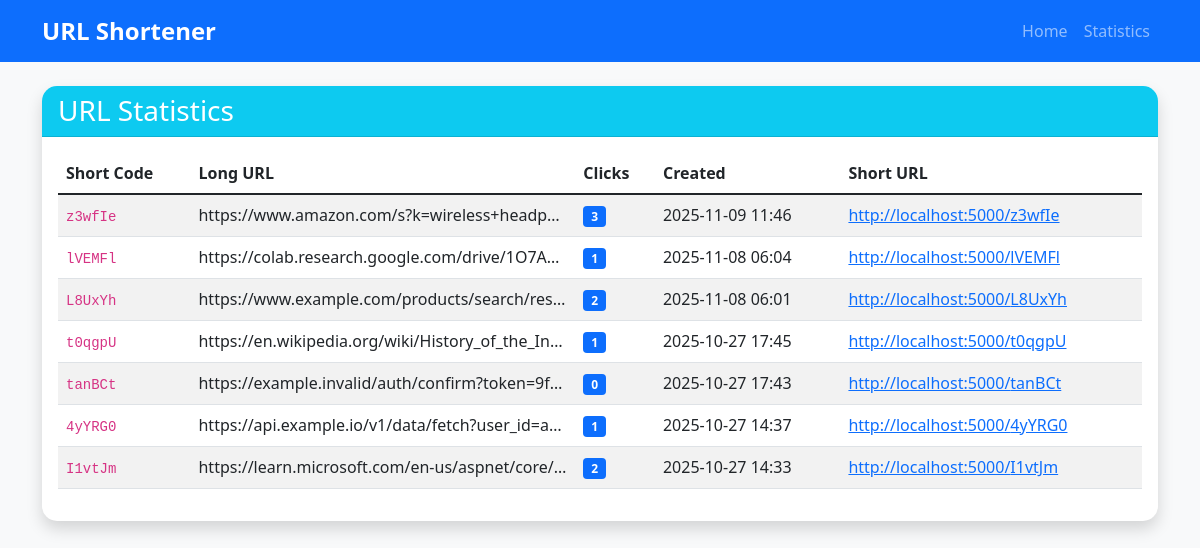
Screenshot of /stats with the database file from the repository.
### models.py (models this page shows, shortened)
class URLMapping(db.Model):
    id = db.Column(db.Integer, primary_key=True)
    long_url = db.Column(db.String(500), nullable=False)
    short_code = db.Column(db.String(10), unique=True, nullable=False)
    created_at = db.Column(db.DateTime, default=datetime.utcnow)
    clicks = db.Column(db.Integer, default=0)

### app.py (the view)
@app.route('/stats')
def stats():
    all_urls = URLMapping.query.order_by(URLMapping.created_at.desc()).all()
    return render_template('stats.html', urls=all_urls)

### templates/stats.html
{% extends "base.html" %}
{% block content %}
<div class="row">
    <div class="col-12">
        <div class="card shadow">
            <div class="card-header bg-info text-white">
                <h3 class="card-title mb-0">URL Statistics</h3>
            </div>
            <div class="card-body">
                {% if urls %}
                <div class="table-responsive">
                    <table class="table table-striped">
                        <thead>
                            <tr>
                                <th>Short Code</th>
                                <th>Long URL</th>
                                <th>Clicks</th>
                                <th>Created</th>
                                <th>Short URL</th>
                            </tr>
                        </thead>
                        <tbody>
                            {% for url in urls %}
                            <tr>
                                <td><code>{{ url.short_code }}</code></td>
                                <td class="text-truncate" style="max-width: 300px;">{{ url.long_url }}</td>
                                <td><span class="badge bg-primary">{{ url.clicks }}</span></td>
                                <td>{{ url.created_at.strftime('%Y-%m-%d %H:%M') }}</td>
                                <td>
                                    <a href="{{ url_for('redirect_to_long_url', short_code=url.short_code) }}" target="_blank">
                                        http://localhost:5000/{{ url.short_code }}
                                    </a>
                                </td>
                            </tr>
                            {% endfor %}
                        </tbody>
                    </table>
                </div>
                {% else %}
                <div class="text-center py-4">
                    <p class="text-muted">No URLs have been shortened yet.</p>
                    <a href="{{ url_for('index') }}" class="btn btn-primary">Shorten Your First URL</a>
                </div>
                {% endif %}
            </div>
        </div>
    </div>
</div>
{% endblock %}

### templates/base.html (shortened to what this page needs)
<!DOCTYPE html>
<html lang="en">
<head>
    <link href="https://cdn.jsdelivr.net/npm/bootstrap@5.1.3/dist/css/bootstrap.min.css" rel="stylesheet">
    <link href="{{ url_for('static', filename='css/style.css') }}" rel="stylesheet">
</head>
<body>
    <nav class="navbar navbar-expand-lg navbar-dark bg-primary">
        <div class="container">
            <a class="navbar-brand" href="{{ url_for('index') }}">URL Shortener</a>
            <div class="navbar-nav">
                <a class="nav-link" href="{{ url_for('index') }}">Home</a>
                <a class="nav-link" href="{{ url_for('stats') }}">Statistics</a>
            </div>
        </div>
    </nav>
    <div class="container mt-4">
        {% block content %}{% endblock %}
    </div>
</body>
</html>

### static/css/style.css (style rules this page uses)
body { background-color: #f8f9fa; }
.card { border: none; border-radius: 15px; }
.card-header { border-radius: 15px 15px 0 0 !important; }
.navbar-brand { font-weight: bold; font-size: 1.5rem; }
.table th { border-top: none; font-weight: 600; }
.text-truncate { max-width: 300px; }

### rows the page displays
URLMapping: short_code "z3wfIe", long_url "https://www.amazon.com/s?k=wireless+headp…", clicks "3", created_at "2025-11-09 11:46"
URLMapping: short_code "lVEMFl", long_url "https://colab.research.google.com/drive/1O7A…", clicks "1", created_at "2025-11-08 06:04"
URLMapping: short_code "L8UxYh", long_url "https://www.example.com/products/search/res…", clicks "2", created_at "2025-11-08 06:01"
URLMapping: short_code "t0qgpU", long_url "https://en.wikipedia.org/wiki/History_of_the_In…", clicks "1", created_at "2025-10-27 17:45"
URLMapping: short_code "tanBCt", long_url "https://example.invalid/auth/confirm?token=9f…", clicks "0", created_at "2025-10-27 17:43"
URLMapping: short_code "4yYRG0", long_url "https://api.example.io/v1/data/fetch?user_id=a…", clicks "1", created_at "2025-10-27 14:37"
URLMapping: short_code "I1vtJm", long_url "https://learn.microsoft.com/en-us/aspnet/core/…", clicks "2", created_at "2025-10-27 14:33"
